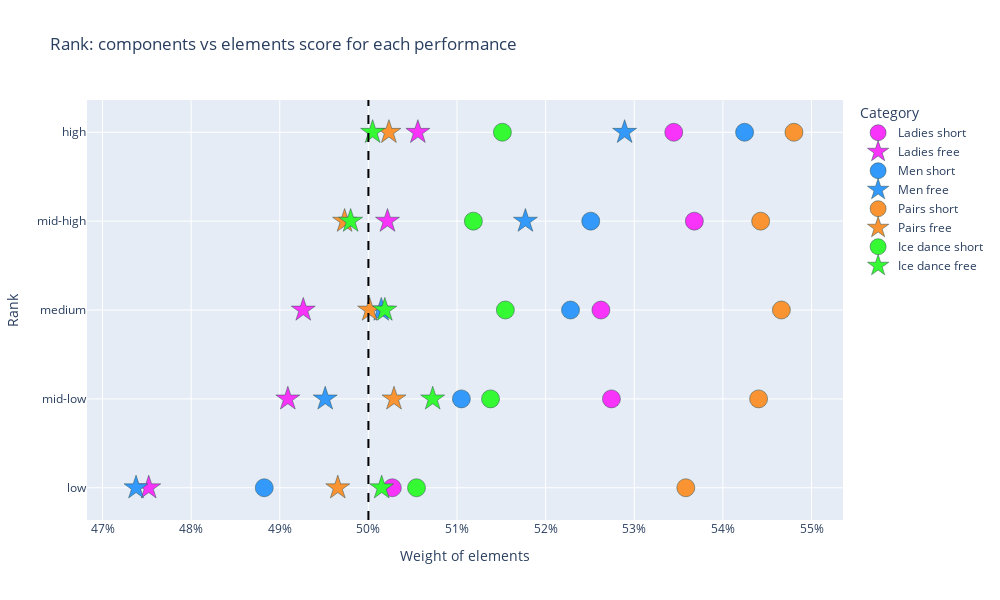

Write notebook code for a chart like this one.
### Code cell
scatter_medie2 = px.scatter(
    medie2, x="weight_elem", y="rank_perc_cat",
    symbol="category", #size="rank_inv", 
    color="category",
    # Assign color to categories using list_colors:
    color_discrete_map=palette,
    # Choose marker type according to category: 
    symbol_sequence=['circle','star','circle','star','circle','star','circle', 'star'],
    title='Rank: components vs elements score for each performance',
    log_x=False,
    labels={
        "category": "Category",  
        "rank_perc_cat": "Rank", 
        "weight_elem": "Weight of elements",
        "rank_perc": "Rank percentage"
    },
    hover_data={"rank_perc":True},
    category_orders={ # replaces default order by column name
        "category": ['Ladies short','Ladies free','Men short','Men free','Pairs short','Pairs free','Ice dance short', 'Ice dance free']
    },
    # Add picture 'img.png' as background:
    
    #template="plotly_dark",
    width=1000,
    height=600
)

scatter_medie2.update_traces(
    marker=dict(line=dict(width=0.5, color='DarkSlateGrey'), size=18),
    selector=dict(mode="markers"),  
)
scatter_medie2['layout']['yaxis']['autorange'] = "reversed"

scatter_medie2.layout.xaxis.tickformat = '0%'
# #Aggiungo y = x
scatter_medie2.add_vline(x=0.5, line_width=2, line_dash="dash", line_color="black", opacity=1, name="equilibrium")

scatter_medie2.show()

### Figure 1 — Plotly figure (JSON) as saved in the notebook; plotly's stock layout.template omitted (floating-point values rounded to 4 significant figures)
{"data": [{"customdata": [[0.02941], [0.4], [0.5], [0.6667], [0.8333]], "hovertemplate": "Category=Ladies short<br>Weight of elements=%{x}<br>Rank=%{y}<br>Rank percentage=%{customdata[0]}<extra></extra>", "legendgroup": "Ladies short", "marker": {"color": "#F833FA", "line": {"color": "DarkSlateGrey", "width": 0.5}, "size": 18, "symbol": "circle"}, "mode": "markers", "name": "Ladies short", "orientation": "h", "showlegend": true, "type": "scatter", "x": [0.5345, 0.5368, 0.5262, 0.5274, 0.5027], "xaxis": "x", "y": ["high", "mid-high", "medium", "mid-low", "low"], "yaxis": "y"}, {"customdata": [[0.1667], [0.4], [0.5], [0.6667], [0.8333]], "hovertemplate": "Category=Ladies free<br>Weight of elements=%{x}<br>Rank=%{y}<br>Rank percentage=%{customdata[0]}<extra></extra>", "legendgroup": "Ladies free", "marker": {"color": "#F833FA", "line": {"color": "DarkSlateGrey", "width": 0.5}, "size": 18, "symbol": "star"}, "mode": "markers", "name": "Ladies free", "orientation": "h", "showlegend": true, "type": "scatter", "x": [0.5056, 0.5022, 0.4927, 0.4909, 0.4752], "xaxis": "x", "y": ["high", "mid-high", "medium", "mid-low", "low"], "yaxis": "y"}, {"customdata": [[0.09091], [0.3333], [0.5], [0.6667], [0.8333]], "hovertemplate": "Category=Men short<br>Weight of elements=%{x}<br>Rank=%{y}<br>Rank percentage=%{customdata[0]}<extra></extra>", "legendgroup": "Men short", "marker": {"color": "#3399FA", "line": {"color": "DarkSlateGrey", "width": 0.5}, "size": 18, "symbol": "circle"}, "mode": "markers", "name": "Men short", "orientation": "h", "showlegend": true, "type": "scatter", "x": [0.5424, 0.5251, 0.5228, 0.5105, 0.4882], "xaxis": "x", "y": ["high", "mid-high", "medium", "mid-low", "low"], "yaxis": "y"}, {"customdata": [[0.1], [0.3333], [0.5], [0.6667], [0.8333]], "hovertemplate": "Category=Men free<br>Weight of elements=%{x}<br>Rank=%{y}<br>Rank percentage=%{customdata[0]}<extra></extra>", "legendgroup": "Men free", "marker": {"color": "#3399FA", "line": {"color": "DarkSlateGrey", "width": 0.5}, "size": 18, "symbol": "star"}, "mode": "markers", "name": "Men free", "orientation": "h", "showlegend": true, "type": "scatter", "x": [0.5289, 0.5177, 0.5015, 0.4951, 0.4738], "xaxis": "x", "y": ["high", "mid-high", "medium", "mid-low", "low"], "yaxis": "y"}, {"customdata": [[0.125], [0.3333], [0.5], [0.6667], [0.8333]], "hovertemplate": "Category=Pairs short<br>Weight of elements=%{x}<br>Rank=%{y}<br>Rank percentage=%{customdata[0]}<extra></extra>", "legendgroup": "Pairs short", "marker": {"color": "#FA9433", "line": {"color": "DarkSlateGrey", "width": 0.5}, "size": 18, "symbol": "circle"}, "mode": "markers", "name": "Pairs short", "orientation": "h", "showlegend": true, "type": "scatter", "x": [0.548, 0.5443, 0.5466, 0.544, 0.5358], "xaxis": "x", "y": ["high", "mid-high", "medium", "mid-low", "low"], "yaxis": "y"}, {"customdata": [[0.1429], [0.3333], [0.5], [0.6667], [0.8333]], "hovertemplate": "Category=Pairs free<br>Weight of elements=%{x}<br>Rank=%{y}<br>Rank percentage=%{customdata[0]}<extra></extra>", "legendgroup": "Pairs free", "marker": {"color": "#FA9433", "line": {"color": "DarkSlateGrey", "width": 0.5}, "size": 18, "symbol": "star"}, "mode": "markers", "name": "Pairs free", "orientation": "h", "showlegend": true, "type": "scatter", "x": [0.5023, 0.4973, 0.5001, 0.5029, 0.4965], "xaxis": "x", "y": ["high", "mid-high", "medium", "mid-low", "low"], "yaxis": "y"}, {"customdata": [[0.03125], [0.3333], [0.5], [0.6667], [0.8333]], "hovertemplate": "Category=Ice dance short<br>Weight of elements=%{x}<br>Rank=%{y}<br>Rank percentage=%{customdata[0]}<extra></extra>", "legendgroup": "Ice dance short", "marker": {"color": "#35FA33", "line": {"color": "DarkSlateGrey", "width": 0.5}, "size": 18, "symbol": "circle"}, "mode": "markers", "name": "Ice dance short", "orientation": "h", "showlegend": true, "type": "scatter", "x": [0.5151, 0.5118, 0.5155, 0.5138, 0.5054], "xaxis": "x", "y": ["high", "mid-high", "medium", "mid-low", "low"], "yaxis": "y"}, {"customdata": [[0.1111], [0.3333], [0.5], [0.6667], [0.8333]], "hovertemplate": "Category=Ice dance free<br>Weight of elements=%{x}<br>Rank=%{y}<br>Rank percentage=%{customdata[0]}<extra></extra>", "legendgroup": "Ice dance free", "marker": {"color": "#35FA33", "line": {"color": "DarkSlateGrey", "width": 0.5}, "size": 18, "symbol": "star"}, "mode": "markers", "name": "Ice dance free", "orientation": "h", "showlegend": true, "type": "scatter", "x": [0.5005, 0.498, 0.5019, 0.5073, 0.5015], "xaxis": "x", "y": ["high", "mid-high", "medium", "mid-low", "low"], "yaxis": "y"}], "layout": {"height": 600, "legend": {"title": {"text": "Category"}, "tracegroupgap": 0}, "shapes": [{"line": {"color": "black", "dash": "dash", "width": 2}, "name": "equilibrium", "opacity": 1, "type": "line", "x0": 0.5, "x1": 0.5, "xref": "x", "y0": 0, "y1": 1, "yref": "y domain"}], "title": {"text": "Rank: components vs elements score for each performance"}, "width": 1000, "xaxis": {"anchor": "y", "domain": [0, 1], "tickformat": "0%", "title": {"text": "Weight of elements"}}, "yaxis": {"anchor": "x", "autorange": "reversed", "domain": [0, 1], "title": {"text": "Rank"}}}}
